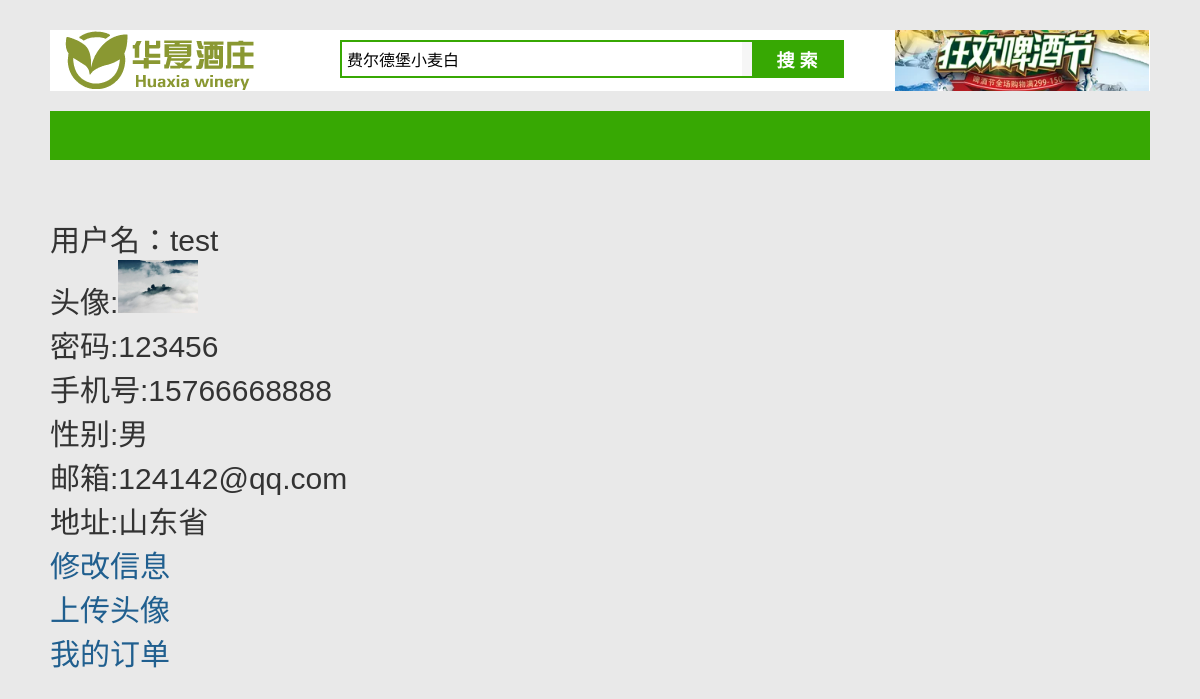
Screenshot of /user/center.php?uid=1 with the database file from the repository.
### tables this page shows
CREATE TABLE `user` (
  `id` int(11) NOT NULL AUTO_INCREMENT,
  `uname` varchar(255) NOT NULL,
  `pwd` varchar(255) NOT NULL,
  `tel` varchar(30) DEFAULT NULL,
  `sex` varchar(20) DEFAULT NULL,
  `email` varchar(255) DEFAULT NULL,
  `address` varchar(255) DEFAULT NULL,
  `avatar` varchar(255) DEFAULT '/user/touxiang/default.jpg',
  PRIMARY KEY (`id`)
);

### user/center.php (the view, shortened to what this page needs)
<?php
include '../conn.php';
$uid=$_REQUEST['uid'];
$sql = "SELECT * FROM user where id = '".$uid."'";
$result = $conn->query($sql);
?>
<!DOCTYPE>
<html>
<head>
  <link rel="stylesheet" type="text/css" href="../css/general.css">
  <link rel="stylesheet" type="text/css" href="../css/index.css">
</head>
<body>
<?php include '../header.php'; ?>
<div class="container w1100">
      <br>  <br>  <br>  <br>
      <p style="font-size:30px">
<?php
while($row = $result->fetch_assoc()) {
if ($row['sex']==1) {
  $sexx = '男';
}else {
  $sexx = '女';
}
  echo "用户名：".$row['uname']
        ."<br>头像:<image src='".$row['avatar']."' width='80px'>"
      ."<br>密码:".$row['pwd']
      ."<br>手机号:".$row['tel']
      ."<br>性别:".$sexx
      ."<br>邮箱:".$row['email']
	  ."<br>地址:".$row['address'];
}
 ?>
 </p>
 <p style='font-size:30px'><a href="/user/edituserinfo.php?uid=<?php echo $uid?>">修改信息</a></p>
<p style='font-size:30px'><a href="/user/upload.php?uid=<?php echo $uid?>">上传头像</a></p>
<p style='font-size:30px'><a href="/user/order.php?uid=<?php echo $uid?>">我的订单</a></p>
</div>
<div class="footer mt20">
</body></html>

### css/general.css (style rules this page uses)
body, html { font:12px Tahoma,Arial,Helvetica,sans-serif;color:#333; background:#e9e9e9; }
body,html,h1,h2,h3,h4,h5,ol,ul,li,dl,dt,dd,p,span,form,input,img { margin:0;padding:0; }
img { border:none; }
a { color:#205f8f;text-decoration:none; }
.mt20 { margin-top:20px; }
div.w1100 { width:1100px; }
.container { margin-left:auto;margin-right:auto; }
.footer { width:1110px;height:auto;margin-left:auto;margin-right:auto;padding-bottom:10px; }

### rows the page displays
user: uname "test", avatar (picture), pwd "123456", tel "15766668888", sex "男", email "124142@qq.com", address "山东省"
